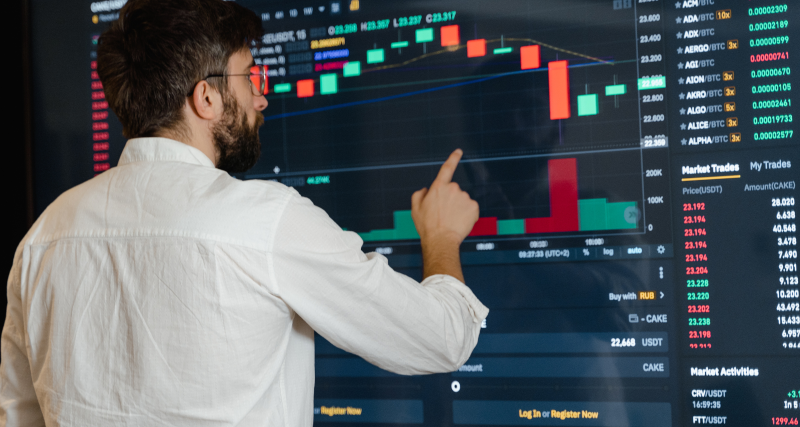
#> input picture assets/images/slide_01.jpg, 1600 x 854 px (shown at 1/2 size)
$ python optimize_images.py
#> lines starting #> are read from the running program, lines starting #| are printed output that depends on the picture
#!/usr/bin/env python3
"""
Script para optimizar las imágenes críticas del slider
Convierte JPG a WebP con alta compresión manteniendo buena calidad
"""

from PIL import Image
import os

def optimize_image(input_path, output_path, quality=80, max_width=1200):
    """
    Optimiza una imagen convirtiéndola a WebP

    Args:
        input_path: Ruta de la imagen original
        output_path: Ruta de la imagen optimizada
        quality: Calidad de compresión (1-100)
        max_width: Ancho máximo de la imagen
    """
#> called with input_path = 'slide_01.jpg', output_path = 'slide_01.webp', quality = 85, max_width = 1200
    try:
        # Abrir la imagen original
        with Image.open(input_path) as img:
#> img is the input picture: PIL image 1600x854 RGBA; mean R, G, B, A 85.9, 93.1, 97.9, 255
            print(f"Procesando {input_path}")
            print(f"Tamaño original: {img.size}")
#| Tamaño original: (1600, 854)

            # Redimensionar si es necesario
            if img.width > max_width:
                ratio = max_width / img.width
#> ratio = 0.75
                new_height = int(img.height * ratio)
#> new_height = 640
                img = img.resize((max_width, new_height), Image.Resampling.LANCZOS)
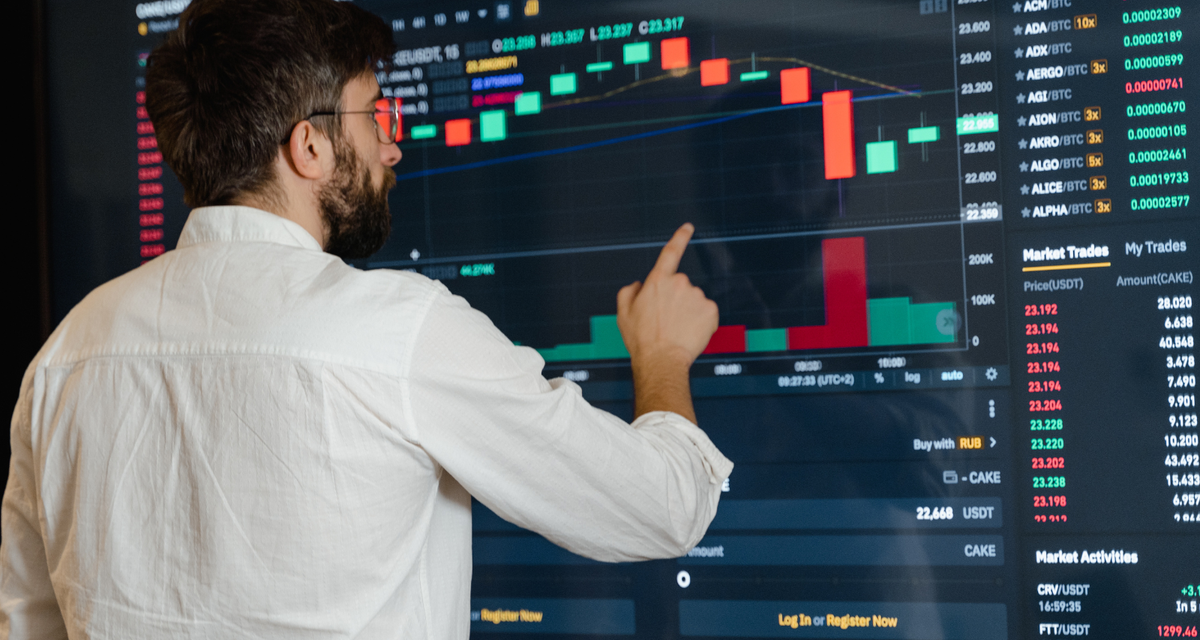
#> img: PIL image 1200x640 RGBA; mean R, G, B, A 85.9, 93.1, 97.9, 255
                print(f"Redimensionado a: {img.size}")
#| Redimensionado a: (1200, 640)

            # Convertir a RGB si es necesario (para WebP)
            if img.mode in ("RGBA", "P"):
                img = img.convert("RGB")
#> img: PIL image 1200x640 RGB

            # Guardar como WebP optimizado
            img.save(output_path, "WebP", quality=quality, optimize=True)

            # Mostrar estadísticas
            original_size = os.path.getsize(input_path)
            optimized_size = os.path.getsize(output_path)
            reduction = ((original_size - optimized_size) / original_size) * 100

            print(f"Guardado como: {output_path}")
            print(f"Tamaño original: {original_size / 1024:.1f} KB")
            print(f"Tamaño optimizado: {optimized_size / 1024:.1f} KB")
            print(f"Reducción: {reduction:.1f}%")
            print("-" * 50)

    except Exception as e:
        print(f"Error procesando {input_path}: {e}")

def main():
    """Función principal"""
    print("🔥 OPTIMIZACIÓN DE IMÁGENES CRÍTICAS")
    print("=" * 50)

    # Lista de imágenes a optimizar
    images_to_optimize = [
        ("slide_01.jpg", "slide_01.webp", 85),  # LCP - calidad alta
        ("slide_02.jpg", "slide_02.webp", 80),  # Calidad buena
        ("slide_03.jpg", "slide_03.webp", 80),  # Calidad buena
    ]

    total_original = 0
    total_optimized = 0

    for input_file, output_file, quality in images_to_optimize:
        if os.path.exists(input_file):
            original_size = os.path.getsize(input_file)
            total_original += original_size

            optimize_image(input_file, output_file, quality=quality, max_width=1200)

            if os.path.exists(output_file):
                optimized_size = os.path.getsize(output_file)
                total_optimized += optimized_size
        else:
            print(f"⚠️ No se encontró: {input_file}")
#> pass 2 of the loop in main, `for input_file, output_file, quality in images_to_optimize:`:
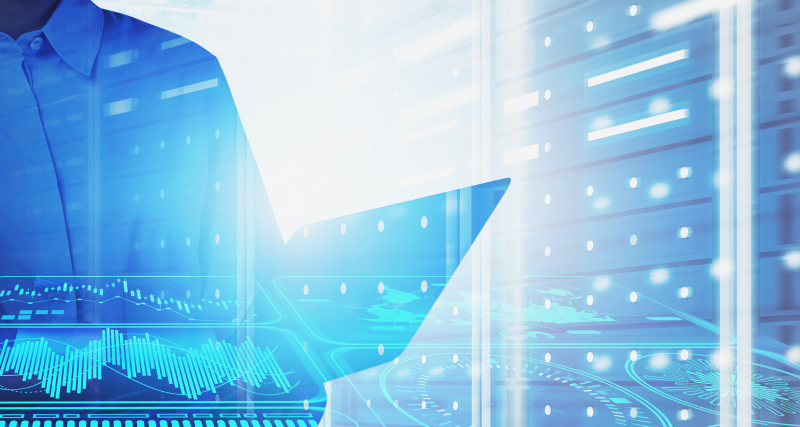
#> input picture assets/images/slide_02.jpg, 1600 x 854 px (shown at 1/2 size)
#> in optimize_image, img is the input picture: PIL image 1600x854 RGBA; mean R, G, B, A 136.8, 191.1, 226.8, 255
#| Tamaño original: (1600, 854)
#> in optimize_image (call 2), `img = img.resize((max_width, new_height), Image.Resampling.LANCZOS)`:
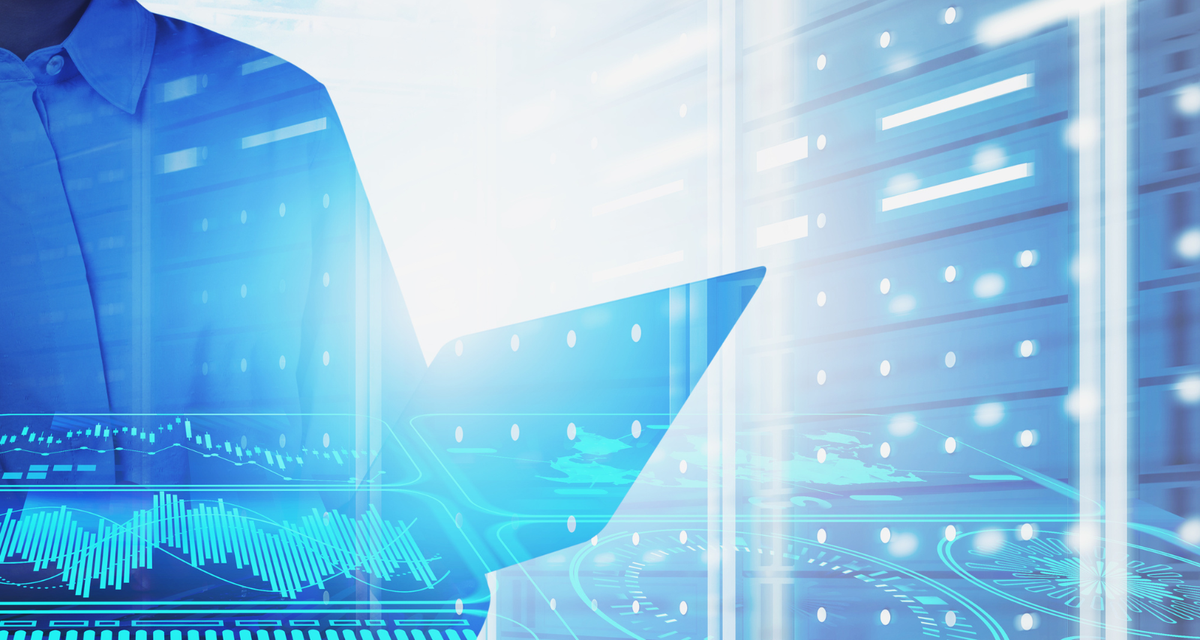
#> img: PIL image 1200x640 RGBA; mean R, G, B, A 136.8, 191.1, 226.8, 255
#| Redimensionado a: (1200, 640)
#> pass 3 of the loop in main, `for input_file, output_file, quality in images_to_optimize:`:
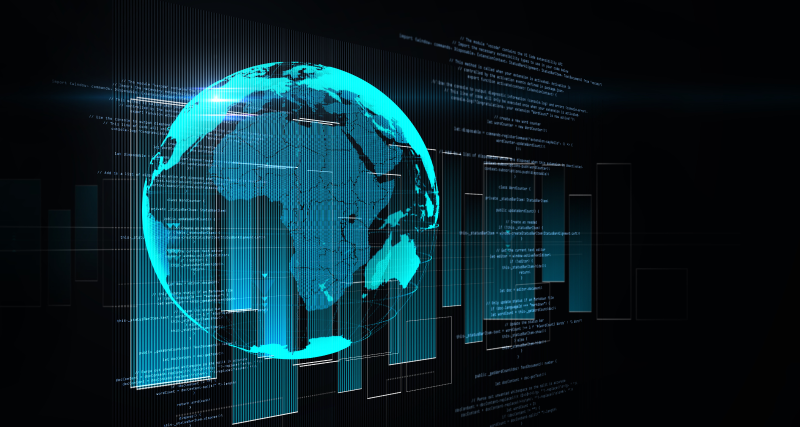
#> input picture assets/images/slide_03.jpg, 1600 x 854 px (shown at 1/2 size)
#> in optimize_image, img is the input picture: PIL image 1600x854 RGBA; mean R, G, B, A 10.2, 37.3, 45.4, 255
#| Tamaño original: (1600, 854)
#> in optimize_image (call 3), `img = img.resize((max_width, new_height), Image.Resampling.LANCZOS)`:
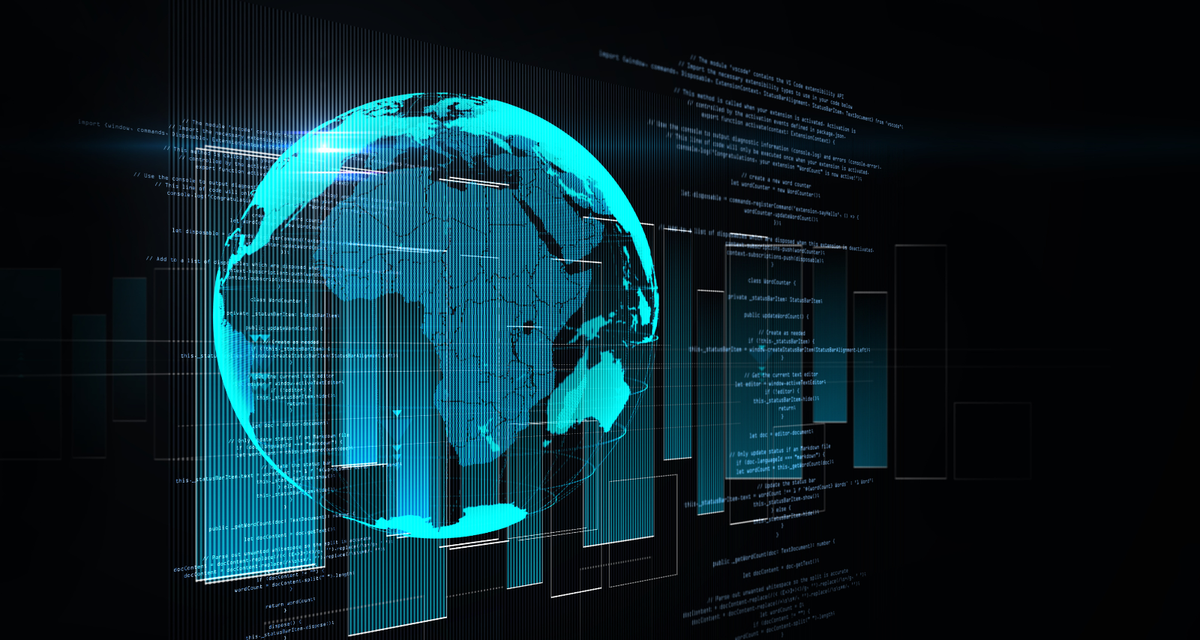
#> img: PIL image 1200x640 RGBA; mean R, G, B, A 10.3, 37.3, 45.4, 255
#| Redimensionado a: (1200, 640)

    # Mostrar resumen total
    if total_original > 0:
        total_reduction = ((total_original - total_optimized) / total_original) * 100
        print("\n🎯 RESUMEN TOTAL:")
        print(f"Tamaño original total: {total_original / 1024:.1f} KB")
        print(f"Tamaño optimizado total: {total_optimized / 1024:.1f} KB")
        print(f"Reducción total: {total_reduction:.1f}%")
        print(f"Ahorro: {(total_original - total_optimized) / 1024:.1f} KB")

if __name__ == "__main__":
    main()
